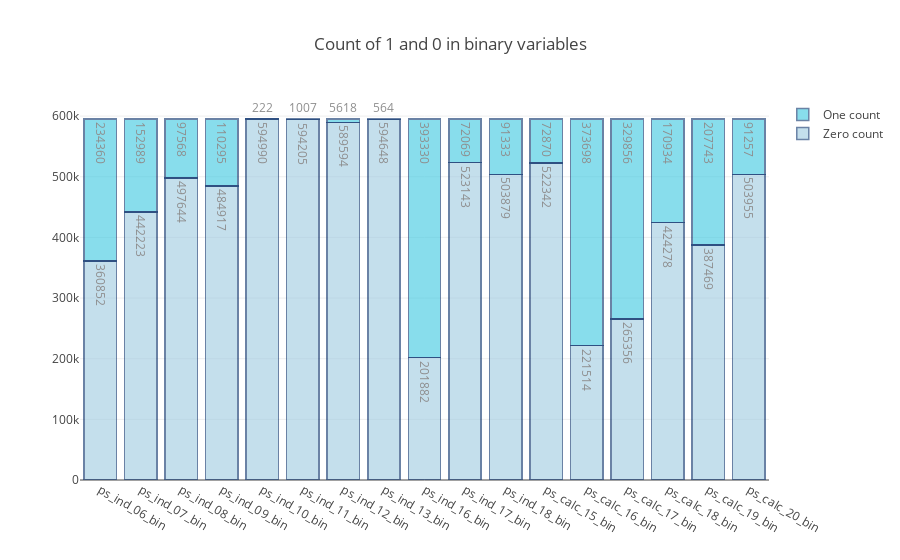

Notebook cell for this chart:
### Code cell
trace1 = go.Bar(
    x=bin_col,
    y=zero_list ,
    name='Zero count',
    text=zero_list,
    textposition = 'auto',
    marker=dict(
        color='rgb(158,202,225)',
        line=dict(
            color='rgb(8,48,107)',
            width=1.5,
        )
    ),
    opacity=0.6
)
trace2 = go.Bar(
    x=bin_col,
    y=one_list,
    name='One count',
    text=one_list,
    textposition = 'auto',
    marker=dict(
        color='rgb(58,200,225)',
        line=dict(
            color='rgb(8,48,107)',
            width=1.5,
        )
    ),
    opacity=0.6
)

data = [trace1, trace2]
layout = go.Layout(
    barmode='stack',
    title='Count of 1 and 0 in binary variables'
)

fig = go.Figure(data=data, layout=layout)
py.iplot(fig, filename='stacked-bar')

### Figure 1 — Plotly figure (JSON) as saved in the notebook; plotly's stock layout.template omitted (floating-point values rounded to 4 significant figures)
{"data": [{"marker": {"color": "rgb(158,202,225)", "line": {"color": "rgb(8,48,107)", "width": 1.5}}, "name": "Zero count", "opacity": 0.6, "text": [360852, 442223, 497644, 484917, 594990, 594205, 589594, 594648, 201882, 523143, 503879, 522342, 221514, 265356, 424278, 387469, 503955], "textposition": "auto", "type": "bar", "x": ["ps_ind_06_bin", "ps_ind_07_bin", "ps_ind_08_bin", "ps_ind_09_bin", "ps_ind_10_bin", "ps_ind_11_bin", "ps_ind_12_bin", "ps_ind_13_bin", "ps_ind_16_bin", "ps_ind_17_bin", "ps_ind_18_bin", "ps_calc_15_bin", "ps_calc_16_bin", "ps_calc_17_bin", "ps_calc_18_bin", "ps_calc_19_bin", "ps_calc_20_bin"], "y": [360852, 442223, 497644, 484917, 594990, 594205, 589594, 594648, 201882, 523143, 503879, 522342, 221514, 265356, 424278, 387469, 503955]}, {"marker": {"color": "rgb(58,200,225)", "line": {"color": "rgb(8,48,107)", "width": 1.5}}, "name": "One count", "opacity": 0.6, "text": [234360, 152989, 97568, 110295, 222, 1007, 5618, 564, 393330, 72069, 91333, 72870, 373698, 329856, 170934, 207743, 91257], "textposition": "auto", "type": "bar", "x": ["ps_ind_06_bin", "ps_ind_07_bin", "ps_ind_08_bin", "ps_ind_09_bin", "ps_ind_10_bin", "ps_ind_11_bin", "ps_ind_12_bin", "ps_ind_13_bin", "ps_ind_16_bin", "ps_ind_17_bin", "ps_ind_18_bin", "ps_calc_15_bin", "ps_calc_16_bin", "ps_calc_17_bin", "ps_calc_18_bin", "ps_calc_19_bin", "ps_calc_20_bin"], "y": [234360, 152989, 97568, 110295, 222, 1007, 5618, 564, 393330, 72069, 91333, 72870, 373698, 329856, 170934, 207743, 91257]}], "layout": {"barmode": "stack", "title": "Count of 1 and 0 in binary variables"}}
